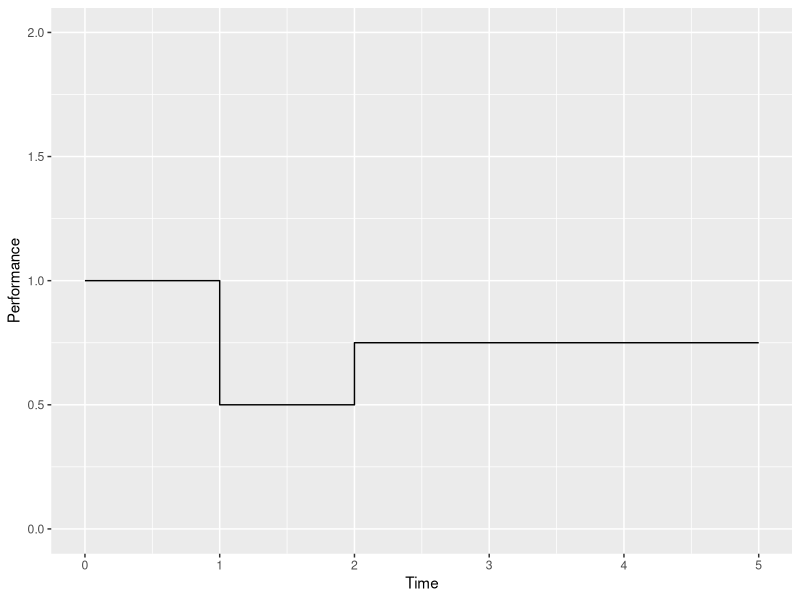
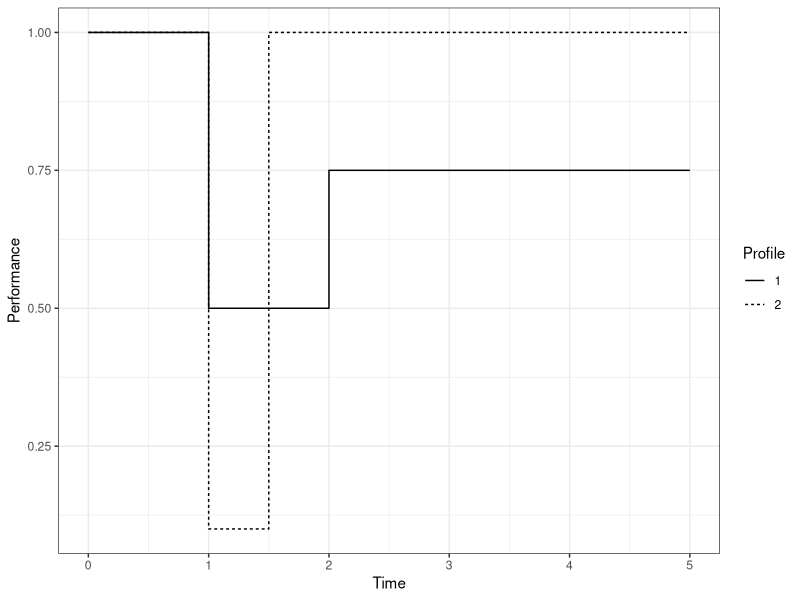
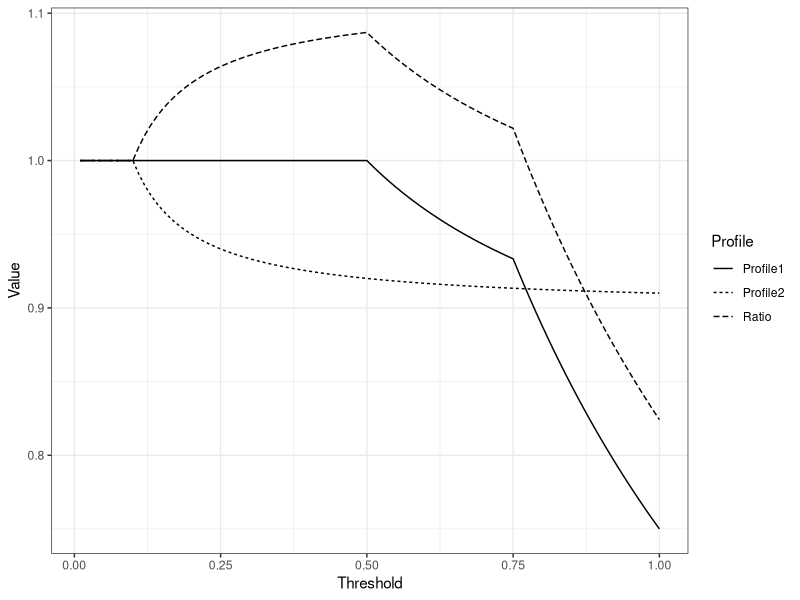

Recreate these plots in R, in order.
## Plotting the ratio of R using the step function assumptions and taking into account a margin change
library("ggplot2")
library("reshape2")
library("plyr")
library("dplyr")
resParams <- function(rec, hrz, ti, tr, th, thresh){
    frac <- data.frame(rec / thresh[[1]], hrz / thresh[[1]])
    colnames(frac) <- c("Rec", "Hrz")
    frac[[1]] <- sapply(frac[[1]], function(x) if (x > 1) 1 else x)
    frac[[2]] <- sapply(frac[[2]], function(x) if (x > 1) 1 else x)
    frac
}
# Find the resilience of a single profile
res <- function(rec, hrz, ti, tr, th, thresh){
    rp <- resParams(rec, hrz, ti, tr, th, thresh)
    (ti + rp[[1]] * tr + rp[[2]] * th)/(ti + tr + th)
}

resrat <- function(rec1, rec2, hrz1, hrz2,
                ti1, ti2, tr1, tr2, th1, th2, thresh){
    res1 <- res(rec1, hrz1, ti1, tr1, th1, thresh)
    res2 <- res(rec2, hrz2, ti2, tr2, th2, thresh)
    Profile1 <- data.frame('Profile1', res1, thresh)
    Profile2  <- data.frame('Profile2', res2, thresh)
    resrat <- res1/res2
    Ratio <- data.frame('Ratio', resrat, thresh)
    varVal <- c("Profile", "Value", "Threshold")
    colnames(Profile1) <- varVal
    colnames(Profile2) <- varVal
    colnames(Ratio) <- varVal
    rbind(Profile1, Profile2, Ratio)
}
## buildProf makes a data frame that contains the information for the
## profiles so you can see what the performance profile looks like
## At this point, the values for before disturbance and after are
## hard coded into this
buildProf <- function(rec, hrz, ti, tr, th){
    Time <- c(0, ti, ti, ti+tr, ti+tr, ti+tr+th)
    Performance <- c(1, 1, rec,rec, hrz, hrz)
    profPlot <- data.frame(Time, Performance)
    colnames(profPlot) <- c("Time", "Performance")
    profPlot
}

threshold <- data.frame((1:100)/100)
colnames(threshold) <- "list"
resilience <- resrat(.5, .1, ## After Failure Levels
                     .75, 1, ## After Recovery Level
                     1, 1,   ## Time of failure
                     1, .5,   ## Time duration of recovery
                     3, 3.5,   ## Time after recovery until planning horizon
                     threshold)
q <- ggplot(resilience, aes(x=Threshold, y=Value, group=Profile))
q <- q + geom_line(aes(linetype=Profile)) + theme_bw()



perfProfile1 <- buildProf(.5, .75, 1, 1, 3)
m <- ggplot(perfProfile1, aes(Time, Performance))
m <- m +geom_path() + ylim(0,2)

perfProfile2 <- buildProf(.1, 1, 1, .5, 3.5)
m <- ggplot(perfProfile1, aes(Time, Performance))
m <- m +geom_path() + ylim(0,2)



tidyProfiles <- function(profileList){
    tdy <- c()
    for (i in 1:length(profileList)){
        tdy <- rbind(tdy, cbind(paste(i), profileList[[i]]))
    }
    colnames(tdy) <-  c("Profile", "Time", "Performance")
    tdy
}

prof <- list(perfProfile1, perfProfile2)
tdProf <- tidyProfiles(prof)

n <- ggplot(tdProf, aes(x=Time, y=Performance, group=Profile))
n <- n + geom_line(aes(linetype=Profile)) + theme_bw()
